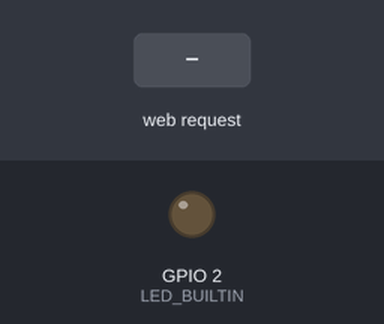
Recording of a program running on a simulated ESP32. Parts: output pins drawn as LEDs (lit = HIGH). The inputs (shaded band) are chosen by the test bench. WiFi joins after 1.5 s; servers stay silent unless stated; what the program prints to the serial monitor is not drawn.

Above: at 2.7 s.
2.8 s: HTTP request GET /led?status=on received
At 3.1 s:
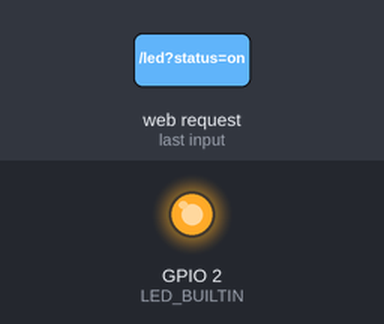
4.3 s: HTTP request GET /led?status=off received
At 5.4 s:
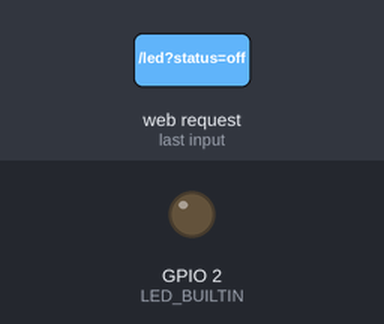
5.8 s: HTTP request GET /led?status=toggle received
At 6.5 s:
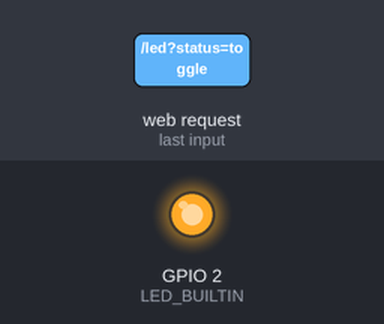
Timing chart, 0 to 8.8 s (numbered marks = the images above; inputs shaded):
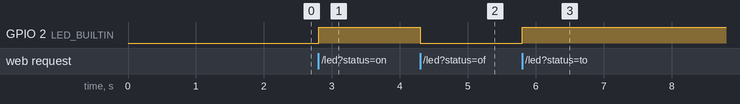

The program:

main.cpp
```cpp
/* Il dispositivo si connette a una rete Wi-Fi specificata e avvia un server web sulla porta 80.
    Il server web gestisce tre endpoint:
    /: Risponde a richieste GET sull'indirizzo radice restituendo "Hello, world" come risposta in formato testo.
    /led: Gestisce richieste GET sull'endpoint "/led". Se la richiesta include un parametro "status" con valori "on", "off" o "toggle",
    cambia lo stato del LED incorporato sulla scheda Arduino in base al valore ricevuto. Se non viene fornito alcun parametro "status"
    nella richiesta, restituirà "che faccio?" in formato testo.
    notFound: Gestisce le richieste a endpoint non esistenti, restituendo un messaggio di "Not found" con codice di stato 404.

    Il LED incorporato sulla scheda Arduino viene controllato attraverso richieste HTTP GET all'endpoint "/led" con i parametri
    "status=on", "status=off" o "status=toggle". Se il parametro "status" non viene fornito o se è diverso da questi valori,
    il server restituirà un messaggio di errore.
    In sostanza, questo codice permette di controllare il LED della scheda Arduino via web attraverso richieste GET inviando
    comandi specifici per accendere, spegnere o invertire lo stato del LED.
*/
#include <Arduino.h>
#include <WiFi.h>
#include <AsyncTCP.h>
#include <ESPAsyncWebServer.h>

AsyncWebServer server(80);
const char *ssid = "NomeRete";
const char *password = "Password";

void notFound(AsyncWebServerRequest *request)
{
  request->send(404, "text/plain", "Not found");
}

void setup()
{
  Serial.begin(115200);
  pinMode(LED_BUILTIN, OUTPUT);
  digitalWrite(LED_BUILTIN, LOW);

  WiFi.mode(WIFI_STA);
  WiFi.begin(ssid, password);
  if (WiFi.waitForConnectResult() != WL_CONNECTED)
  {
    Serial.printf("WiFi Failed!\n");
    return;
  }

  Serial.print("IP Address: ");
  Serial.println(WiFi.localIP());

  server.on("/", HTTP_GET, [](AsyncWebServerRequest *request)
            { request->send(200, "text/plain", "Hello, world"); });

  // Send a POST request to <IP>/post with a form field message set to <message>
  server.on("/led", HTTP_GET, [](AsyncWebServerRequest *request)
            {
        String status;
        if (request->hasParam("status")) {
            status = request->getParam("status")->value();
            if(status == "on"){
              digitalWrite(LED_BUILTIN,HIGH);
            }
            else if(status=="off"){
              digitalWrite(LED_BUILTIN,LOW);
            }
            else if(status=="toggle"){
              digitalWrite(LED_BUILTIN,!digitalRead(LED_BUILTIN));
            }
        }
        else{
            request->send(401, "text/plain", "che faccio?");
        }
        request->send(200, "text/plain", status); });

  server.onNotFound(notFound);

  server.begin();
}

void loop()
{
}
```

Measured:
- after the input at 2.8 s, GPIO 2 (LED_BUILTIN): LOW → HIGH at once
- after the input at 4.3 s, GPIO 2 (LED_BUILTIN): HIGH → LOW at once
- after the input at 5.8 s, GPIO 2 (LED_BUILTIN): LOW → HIGH at once
